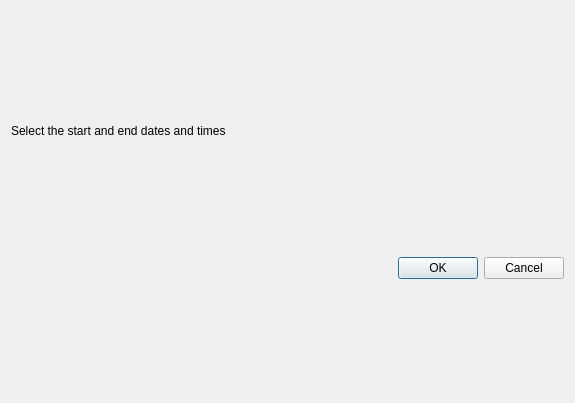
<?xml version="1.0" encoding="UTF-8"?>
<ui version="4.0">
 <class>FilterLocationsDateDialog</class>
 <widget class="QDialog" name="FilterLocationsDateDialog">
  <property name="geometry">
   <rect>
    <x>0</x>
    <y>0</y>
    <width>575</width>
    <height>403</height>
   </rect>
  </property>
  <property name="windowTitle">
   <string>CreepyAI25 - Filter Locations By Date</string>
  </property>
  <property name="windowIcon">
   <iconset resource="../creepy/include/creepy_resources.qrc">
    <normaloff>:/creepy/calendar</normaloff>:/creepy/calendar</iconset>
  </property>
  <property name="modal">
   <bool>true</bool>
  </property>
  <layout class="QVBoxLayout" name="verticalLayout">
   <item>
    <layout class="QVBoxLayout" name="containerLayout">
     <item>
      <widget class="QLabel" name="titleLabel">
       <property name="sizePolicy">
        <sizepolicy hsizetype="Preferred" vsizetype="Maximum">
         <horstretch>0</horstretch>
         <verstretch>0</verstretch>
        </sizepolicy>
       </property>
       <property name="text">
        <string>&lt;html&gt;&lt;head/&gt;&lt;body&gt;&lt;p&gt;&lt;span style=&quot; font-size:9pt;&quot;&gt;Select the start and end dates and times&lt;/span&gt;&lt;/p&gt;&lt;/body&gt;&lt;/html&gt;</string>
       </property>
      </widget>
     </item>
     <!-- ...existing code... -->
    </layout>
   </item>
   <item>
    <widget class="QDialogButtonBox" name="buttonBox">
     <property name="orientation">
      <enum>Qt::Horizontal</enum>
     </property>
     <property name="standardButtons">
      <set>QDialogButtonBox::Cancel|QDialogButtonBox::Ok</set>
     </property>
    </widget>
   </item>
  </layout>
 </widget>
 <resources>
  <include location="../creepy/include/creepy_resources.qrc"/>
 </resources>
 <connections>
  <!-- ...existing code... -->
 </connections>
</ui>
